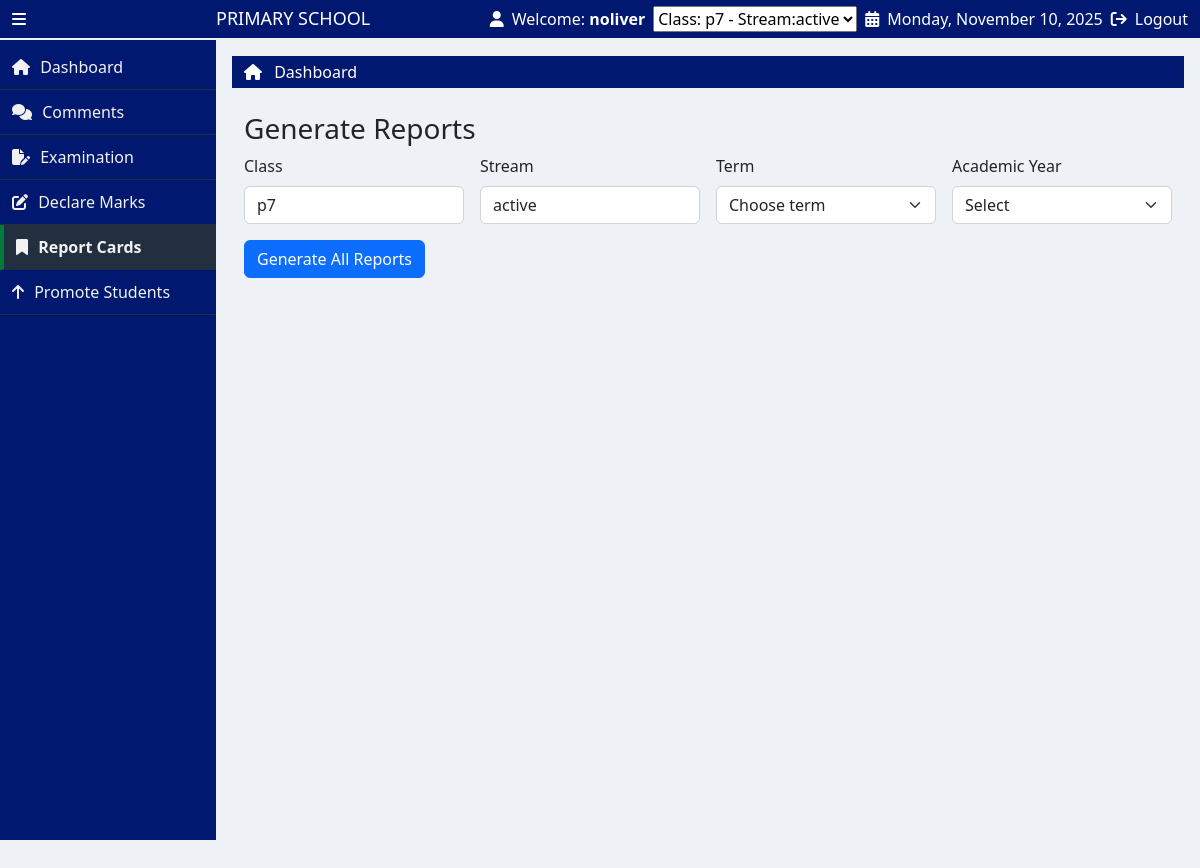
The app's page /reports.php (signed in), older data.
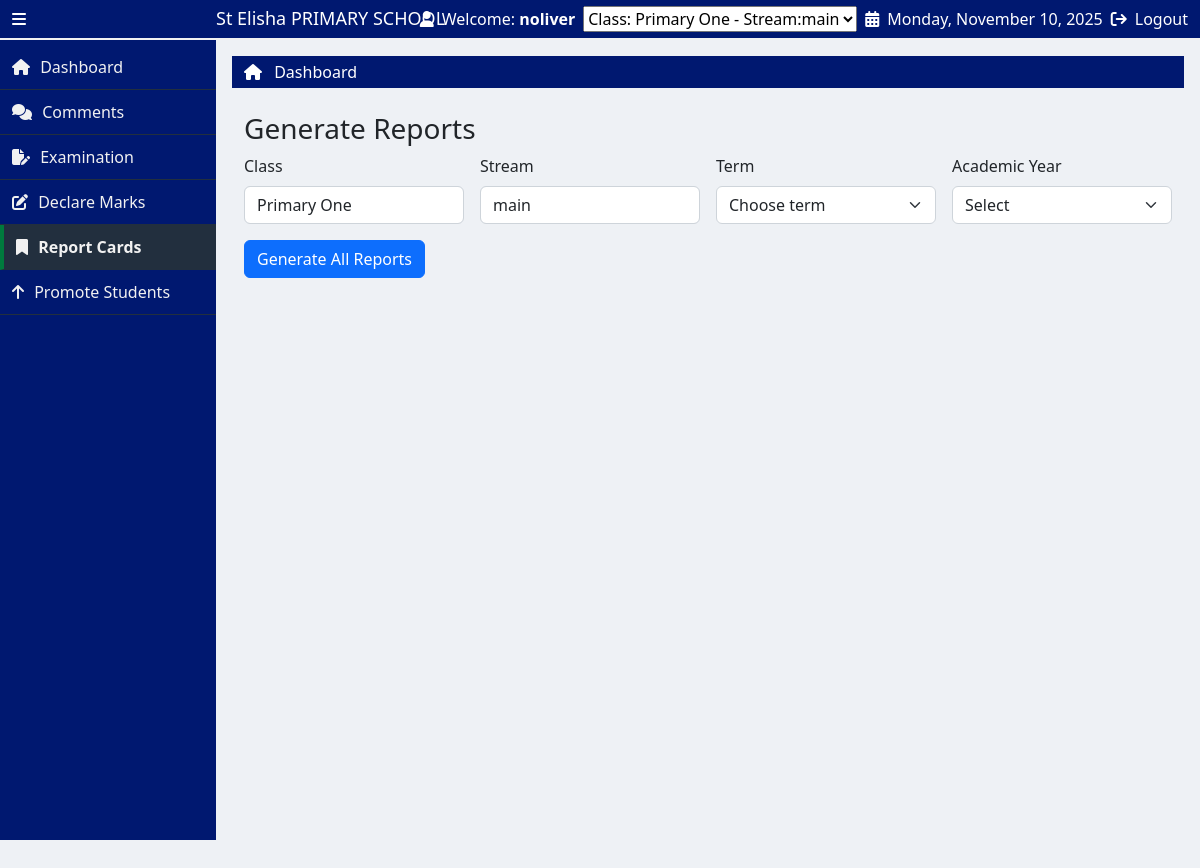
The same page, newer data.
### tables this page shows
CREATE TABLE `classes` (
  `id` int(11) NOT NULL,
  `class_name` varchar(255) DEFAULT NULL,
  `prefix` varchar(255) DEFAULT NULL,
  `LEVEL` varchar(255) DEFAULT NULL
);

CREATE TABLE `streams` (
  `id` int(11) NOT NULL,
  `class_id` int(11) DEFAULT NULL,
  `stream_name` varchar(100) DEFAULT NULL
);

CREATE TABLE `school_profile` (
  `profile_id` int(11) NOT NULL,
  `school_name` varchar(255) DEFAULT NULL,
  `address` varchar(255) DEFAULT NULL,
  `phone_1` varchar(255) DEFAULT NULL,
  `phone_2` int(11) DEFAULT NULL,
  `email` varchar(255) DEFAULT NULL,
  `motto` varchar(255) DEFAULT NULL,
  `profile_image` varchar(255) DEFAULT NULL
);

### reports.php (the view, shortened to what the changed rows need)
<?php
include("partials/header.php");
function iint($v){ return intval($v ?? 0); }
$role = $_SESSION['role'] ?? '';
$session_class  = $_SESSION['class_id'] ?? null;
$session_stream = $_SESSION['stream_id'] ?? null;
$sel_class  = $session_class;
$sel_stream = $session_stream;
$sel_term   = $_GET['term_id'] ?? $_POST['term_id'] ?? null;
$sel_year   = $_GET['academic_year'] ?? $_POST['academic_year'] ?? null;
if (!$sel_class || !$sel_stream || !$sel_term || !$sel_year) {
    $classes = mysqli_query($conn, "SELECT id, class_name FROM classes ORDER BY id");
    ?>
    <div class="container my-4">
  <form method="POST">
    <div class="row g-3">
      <?php if ($role === 'admin'): ?>
        <div class="col-md-3">
          <label class="form-label">Class</label>
          <select id="classSelect" name="class_id" class="form-select" required>
            <option value="">Choose class</option>
            <?php while($c = mysqli_fetch_assoc($classes)): ?>
              <option value="<?php echo $c['id'] ?>" <?php echo ($sel_class==$c['id']?'selected':''); ?>>
                  <?php echo htmlspecialchars($c['class_name']) ?>
              </option>
            <?php endwhile; ?>
          </select>
        </div>
        <div class="col-md-3">
          <label class="form-label">Stream</label>
          <select id="streamSelect" name="stream_id" class="form-select" required>
            <option value="">Choose stream</option>
          </select>
        </div>
      <?php else: ?>
        <div class="col-md-3">
          <label class="form-label">Class</label>
          <input class="form-control" readonly value="<?php echo htmlspecialchars(mysqli_fetch_assoc(mysqli_query($conn, "SELECT class_name FROM classes WHERE id=".iint($sel_class)." LIMIT 1"))['class_name'] ?? '') ?>">
        </div>
        <div class="col-md-3">
          <label class="form-label">Stream</label>
          <input class="form-control" readonly value="<?php echo htmlspecialchars(mysqli_fetch_assoc(mysqli_query($conn, "SELECT stream_name FROM streams WHERE id=".iint($sel_stream)." LIMIT 1"))['stream_name'] ?? '') ?>">
        </div>
      <?php endif; ?>
    </div>
  </form>
</div>
    </div>
    <?php
    include("partials/footer.php");
    exit;
}
?>
<?php include("partials/footer.php"); ?>

### partials/header.php (shortened to what the changed rows need)
<?php
  include("NotLoggedin.php");
?>
<!doctype html>
<html lang="en">
  <head>
    <link href="https://cdn.jsdelivr.net/npm/bootstrap@5.2.3/dist/css/bootstrap.min.css" rel="stylesheet">
    <link rel="stylesheet" href="https://cdn.datatables.net/2.3.3/css/dataTables.dataTables.css">
    <link rel="stylesheet" href="https://cdnjs.cloudflare.com/ajax/libs/toastr.js/latest/toastr.min.css">
    <link rel="stylesheet" href="css/style.css">
  </head>
  <body>
    <main>
      <div class="container-fluid">
        <div class="row align-items-center py-2">
          <div class="col-lg-3 d-flex align-items-center gap-3 top-left">
            <i class="fa-solid fa-bars icon-bar" id="icon"></i>
            <h3 class="text-capitalize name mb-0" id="name">
              <?php
                $school_profile = "SELECT * FROM school_profile";
                $execute = mysqli_query($conn, $school_profile);
                $row = mysqli_fetch_assoc($execute);
                $school_name = $row['school_name'];
              ?>
              <?php echo $school_name ?> PRIMARY SCHOOL
            </h3>
          </div>
          <div class="col-lg-9 d-flex justify-content-end gap-4 top-right">
            <div class="d-flex align-items-center gap-2 sect_1">
              <i class="fa-solid fa-user"></i>
              <span>Welcome: <strong><?php echo htmlspecialchars($_SESSION['username']); ?></strong></span>
              <?php if (!empty($_SESSION['assignments'])): ?>
                <select name="current_assignment" onchange="location.href='switch_class.php?index='+this.value">
                    <?php foreach ($_SESSION['assignments'] as $index => $assign): ?>
                        <option value="<?php echo $index; ?>"
                            <?php echo ($_SESSION['class_id'] == $assign['class_id']) ? 'selected' : ''; ?>>
                            Class: <?php echo htmlspecialchars($assign['class_name']); ?> -
                        </option>
                    <?php endforeach; ?>
                </select>
            <?php endif; ?>
            <div class="d-flex align-items-center gap-2">
              <i class="fa-solid fa-calendar-days"></i>
              <span><?php echo date('l, F j, Y'); ?></span>
            </div>
            <div class="d-flex align-items-center gap-2">
              <i class="fa-solid fa-arrow-right-from-bracket"></i>
              <a href="logout.php" class="text-decoration-none text-white">Logout</a>
            </div>
          </div>
        </div>
      </div>
    </main>
    <div class="container-fluid p-0">
      <div class="row g-0">
        <div class="right-bar" id="right-bar">

Row changes from the older to the newer data that the page shows:
removed classes: class_name "p7"
removed streams: stream_name "active"
added school_profile: school_name "St Elisha"
now on this page (row edited): classes: class_name "Primary One"
added streams: stream_name "main"
Text that changed along with them:
form field current_assignment: "Class: p7 - Stream:active" → "Class: Primary One - Stream:main"
